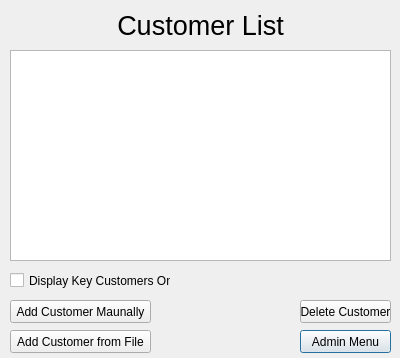
<?xml version="1.0" encoding="UTF-8"?>
<ui version="4.0">
 <class>CustomerListing</class>
 <widget class="QDialog" name="CustomerListing">
  <property name="geometry">
   <rect>
    <x>0</x>
    <y>0</y>
    <width>400</width>
    <height>358</height>
   </rect>
  </property>
  <property name="windowTitle">
   <string>Dialog</string>
  </property>
  <widget class="QLabel" name="label">
   <property name="geometry">
    <rect>
     <x>10</x>
     <y>10</y>
     <width>381</width>
     <height>31</height>
    </rect>
   </property>
   <property name="text">
    <string>&lt;html&gt;&lt;head/&gt;&lt;body&gt;&lt;p align=&quot;center&quot;&gt;&lt;span style=&quot; font-size:20pt;&quot;&gt;Customer List&lt;/span&gt;&lt;/p&gt;&lt;/body&gt;&lt;/html&gt;</string>
   </property>
  </widget>
  <widget class="QPushButton" name="pushButton">
   <property name="geometry">
    <rect>
     <x>300</x>
     <y>330</y>
     <width>91</width>
     <height>23</height>
    </rect>
   </property>
   <property name="text">
    <string>Admin Menu</string>
   </property>
  </widget>
  <widget class="QTableView" name="tableView">
   <property name="geometry">
    <rect>
     <x>10</x>
     <y>50</y>
     <width>381</width>
     <height>211</height>
    </rect>
   </property>
  </widget>
  <widget class="QCheckBox" name="checkBox">
   <property name="geometry">
    <rect>
     <x>10</x>
     <y>270</y>
     <width>161</width>
     <height>21</height>
    </rect>
   </property>
   <property name="text">
    <string>Display Key Customers Only</string>
   </property>
  </widget>
  <widget class="QPushButton" name="pushButton_2">
   <property name="geometry">
    <rect>
     <x>10</x>
     <y>300</y>
     <width>141</width>
     <height>23</height>
    </rect>
   </property>
   <property name="text">
    <string>Add Customer Maunally</string>
   </property>
  </widget>
  <widget class="QPushButton" name="pushButton_3">
   <property name="geometry">
    <rect>
     <x>300</x>
     <y>300</y>
     <width>91</width>
     <height>23</height>
    </rect>
   </property>
   <property name="text">
    <string>Delete Customer</string>
   </property>
  </widget>
  <widget class="QPushButton" name="pushButton_4">
   <property name="geometry">
    <rect>
     <x>10</x>
     <y>330</y>
     <width>141</width>
     <height>23</height>
    </rect>
   </property>
   <property name="text">
    <string>Add Customer from File</string>
   </property>
  </widget>
 </widget>
 <resources/>
 <connections/>
</ui>
